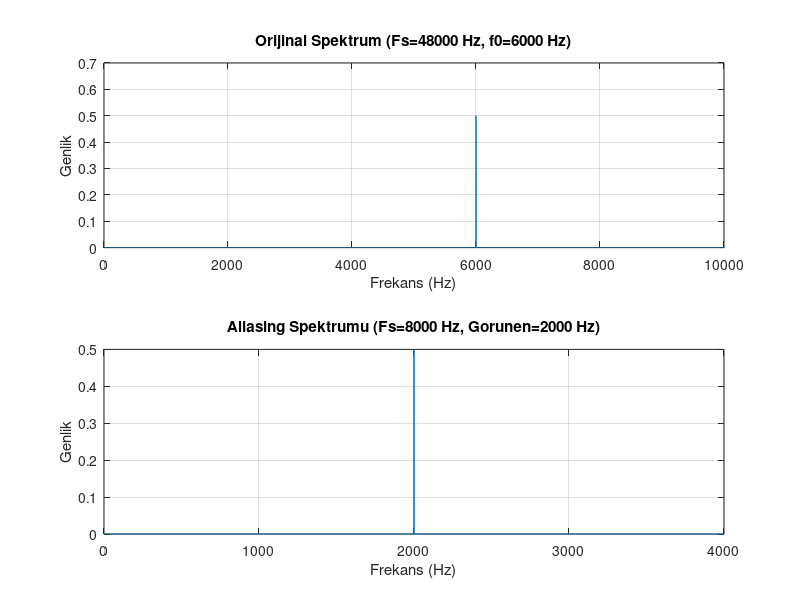

The MATLAB source for this figure:
%% Aliasing (Ortusme) Gosterimi
% bu script, ornekleme hizi yetersiz oldugunda frekanslarin nasil katlandigini gosterir.

%% 1. Tek Ton (Sinus) Uzerinden Aliasing
Fs_yuksek = 48000;
Fs_dusuk = 8000;
T = 1; % saniye
t_yuksek = (0:1/Fs_yuksek:T-1/Fs_yuksek)';
f0 = 6000; % 6 kHz sinyal

x_yuksek = sin(2*pi*f0*t_yuksek);

% basit Downsample (8 kHz'e dusurme)
D = Fs_yuksek / Fs_dusuk;
x_dusuk = x_yuksek(1:D:end);

% fFT Hesaplamalari
N1 = numel(x_yuksek);
X1 = abs(fft(x_yuksek))/N1;
f1 = (0:floor(N1/2))*(Fs_yuksek/N1);

N2 = numel(x_dusuk);
X2 = abs(fft(x_dusuk))/N2;
f2 = (0:floor(N2/2))*(Fs_dusuk/N2);

% gorsellestirme
figure;
subplot(2,1,1);
plot(f1, X1(1:numel(f1))); grid on;
title(sprintf("Orijinal Spektrum (Fs=%d Hz, f0=%d Hz)", Fs_yuksek, f0));
xlabel("Frekans (Hz)"); ylabel("Genlik");
xlim([0 10000]);

subplot(2,1,2);
plot(f2, X2(1:numel(f2))); grid on;
title(sprintf("Aliasing Spektrumu (Fs=%d Hz, Gorunen=%d Hz)", Fs_dusuk, abs(Fs_dusuk-f0)));
xlabel("Frekans (Hz)"); ylabel("Genlik");
xlim([0 4000]);

%% 3. Grafikleri Kaydetme
if ~exist('../assets', 'dir'), mkdir('../assets'); end
saveas(gcf, '../assets/aliasing_demo.png');


%% 2. Ses Verisi Uzerinde Aliasing Etkisi
% [x, Fs_true] = audioread("euphoric.wav"); % Varsa acin
% x_alias = x(1:6:end); % 48k -> 8k downsample
% soundsc(x, Fs_true); pause(3);
% soundsc(x_alias, 8000); % Metalik/bozuk ses duyulabilir
